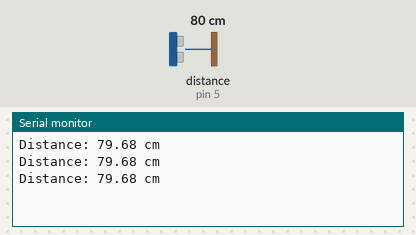
The sketch below on a simulated Arduino Uno, built with avr-gcc and run on an emulated ATmega328P. Parts: the last lines printed to the serial monitor. Wiring (inferred from the names in the program): ultrasonic range finder: trigger pin 18; echo pin 5. Inputs (shaded band) come from the test bench; at power-on: distance to the obstacle (sensor on pin 5) 80 cm. The echo pulse lasts 58.3 µs per cm.

Above: at 1.3 s.
1.4 s: distance to the obstacle (sensor on pin 5) set to 2 cm
At 1.9 s:
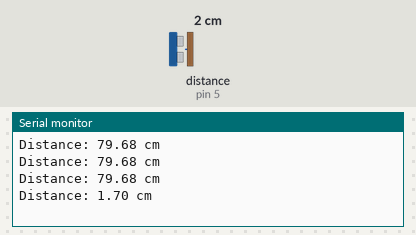
2.9 s: distance to the obstacle (sensor on pin 5) set to 4 cm
At 3.4 s:
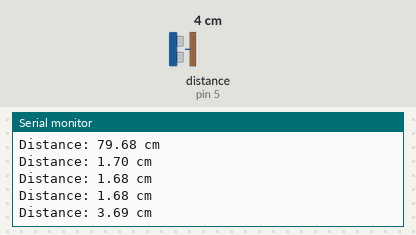
Timing chart, 0 to 5.9 s (numbered marks = the images above; inputs shaded):
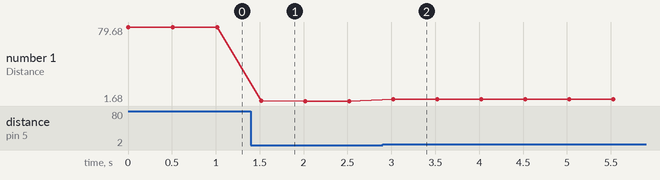

The sketch:

super_sonic.ino
```cpp
// model: HC-SR04
// Define the pins based on your request
const int trigPin = 18; // TX
const int echoPin = 5;  // RX

// Variables for the duration of the sound wave and the calculated distance
long duration;
float distanceCm;

void setup() {
  // Start the Serial Monitor at a baud rate of 115200
  Serial.begin(115200);

  // Set the Trig pin as an Output (to send the signal)
  pinMode(trigPin, OUTPUT);

  // Set the Echo pin as an Input (to receive the signal)
  pinMode(echoPin, INPUT);
}

void loop() {
  // 1. Clear the trigPin to ensure a clean pulse
  digitalWrite(trigPin, LOW);
  delayMicroseconds(2);

  // 2. Send a 10-microsecond HIGH pulse to trigger the sensor
  digitalWrite(trigPin, HIGH);
  delayMicroseconds(10);
  digitalWrite(trigPin, LOW);

  // 3. Read the echoPin. pulseIn() returns the time (in microseconds) the pin was HIGH
  duration = pulseIn(echoPin, HIGH);

  // 4. Calculate the distance
  // Speed of sound is ~343 meters per second, or 0.0343 cm per microsecond.
  // We divide by 2 because the sound wave travels out AND back.
  distanceCm = duration * 0.0343 / 2;

  // 5. Print the result to the Serial Monitor
  Serial.print("Distance: ");
  Serial.print(distanceCm);
  Serial.println(" cm");

  // Wait half a second before taking the next reading
  delay(500);
}
```

Measured:
- after the input at 1.4 s, the serial monitor: prints a new line after 0.12 s (image 1)
- after the input at 2.9 s, the serial monitor: prints a new line after 0.12 s (image 2)
- plotted number 1: 79.68 → 1.68 after the input at 1.4 s, 1.68 → 3.69 after the input at 2.9 s
